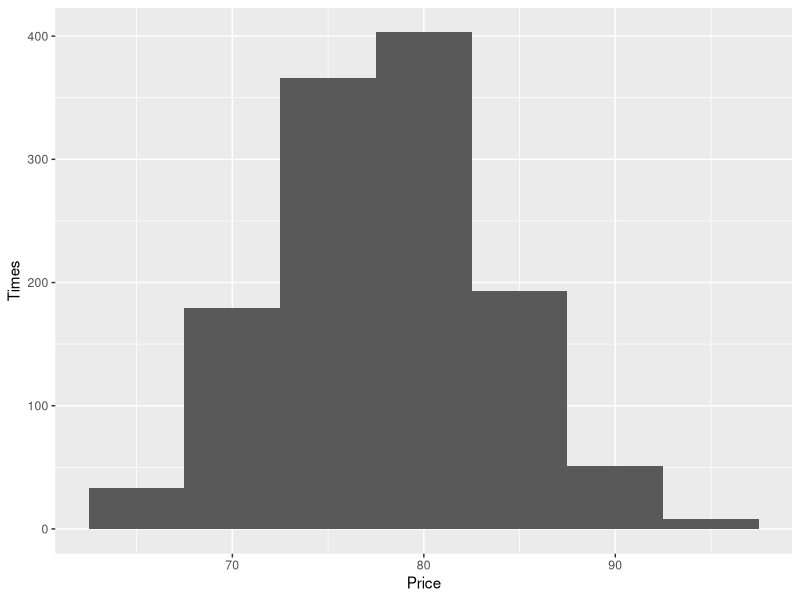

Write R code to recreate this figure.
# Uriel Paluch
# 895700


# Librerias ---------------------------------------------------------------
library(tidyverse)

# Ejercicio 4.1 Camino de precios -----------------------------------------
set.seed(895700)
p0 <- 73
mu <- 0.13
sigma <- 0.1

anios <- 0.5

# Simulacion
m <- 1233

# Time steps
n <- 182.5

dt <- anios/n

# Matriz de camino de precios
P0aT <- matrix(NA, nrow = m, ncol = n+1)

P0aT[,1] <- p0

for (i in 1:m) {
  for(t in 2:(n+1)){
    P0aT[i,t] <- P0aT[i, t-1] * exp((mu-0.5*sigma^2) * dt + sigma * sqrt(dt) * rnorm(1))
  }
}

ggplot() +
  geom_histogram(aes(P0aT[,ncol(P0aT)]), binwidth = 5) +
  xlab("Price") + ylab("Times")

mean(P0aT[,ncol(P0aT)])
sd(P0aT[,ncol(P0aT)])


# 4.2 Probabilidad 1 ------------------------------------------------------

df_p0aT <- as.tibble(P0aT[,ncol(P0aT)])

a <- df_p0aT %>% filter(value > 38) %>%  filter(value < p0)

nrow(a) / nrow(df_p0aT)

# 4.3 Probabilidad 2 ------------------------------------------------------

df_p0aT <- as.tibble(P0aT[,ncol(P0aT)])

a <- df_p0aT %>% filter(value > mean(P0aT[,ncol(P0aT)]))

nrow(a) / nrow(df_p0aT)
